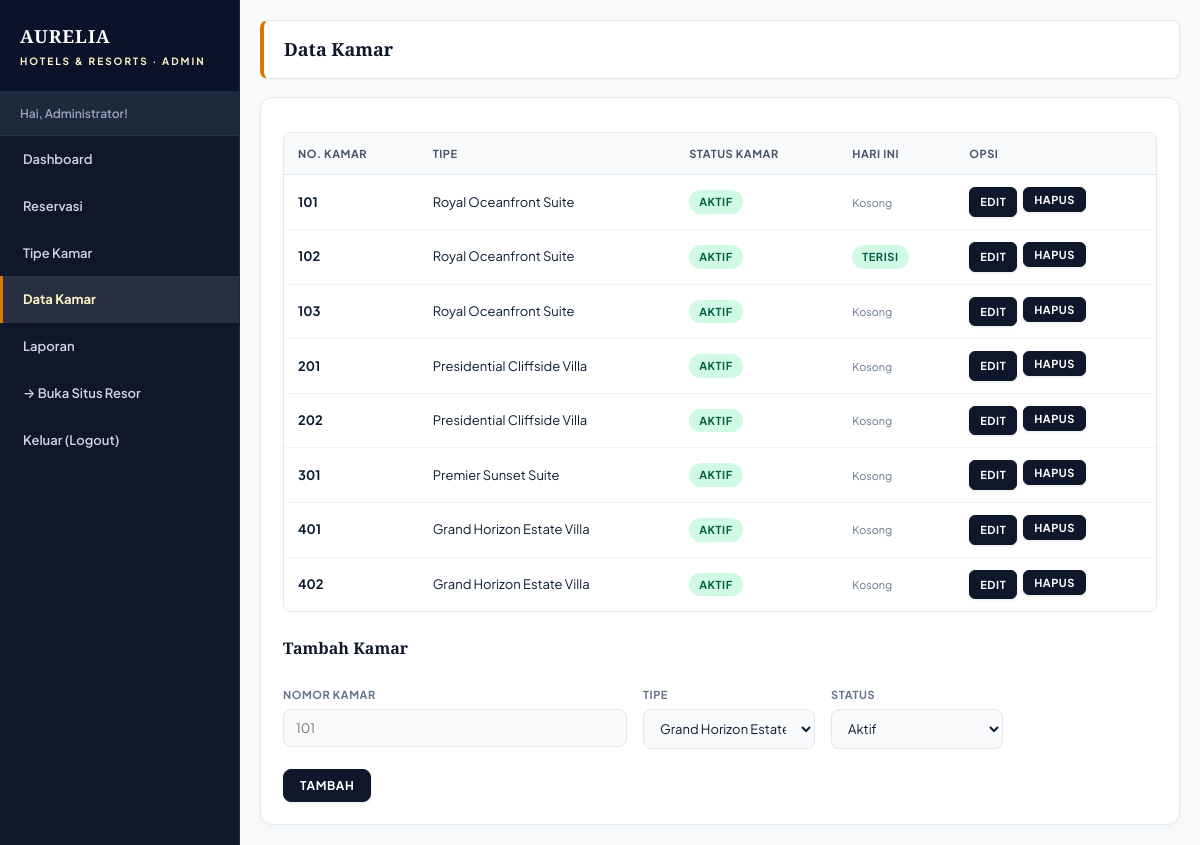
/admin/index.php?p=kamar (signed in), run on the app's committed database.
### tables this page shows
CREATE TABLE `kamar` (
  `idkamar` int(11) NOT NULL AUTO_INCREMENT,
  `nomor_kamar` varchar(10) NOT NULL,
  `idtipe` int(11) NOT NULL,
  `status` enum('Aktif','Perbaikan') NOT NULL DEFAULT 'Aktif',
  PRIMARY KEY (`idkamar`),
  UNIQUE KEY `nomor_kamar` (`nomor_kamar`),
  KEY `idtipe` (`idtipe`),
  CONSTRAINT `kamar_ibfk_1` FOREIGN KEY (`idtipe`) REFERENCES `tipe_kamar` (`idtipe`)
);

CREATE TABLE `tipe_kamar` (
  `idtipe` int(11) NOT NULL AUTO_INCREMENT,
  `nama_tipe` varchar(50) NOT NULL,
  `deskripsi` text DEFAULT NULL,
  `harga_malam` int(11) NOT NULL,
  `kapasitas` int(11) NOT NULL,
  `foto` varchar(255) NOT NULL DEFAULT '-',
  PRIMARY KEY (`idtipe`)
);

### admin/kamar.php (the view, shortened to what this page needs)
<?php
$hasil = mysqli_query($db,
    "SELECT k.*, t.nama_tipe,
        EXISTS (SELECT 1 FROM reservasi r WHERE r.idkamar = k.idkamar AND r.status = 'Check-in') AS terisi
     FROM kamar k JOIN tipe_kamar t ON t.idtipe = k.idtipe
     ORDER BY k.nomor_kamar");
$daftar_tipe = mysqli_fetch_all(mysqli_query($db, "SELECT idtipe, nama_tipe FROM tipe_kamar ORDER BY nama_tipe"), MYSQLI_ASSOC);
?>
<div id="label-page"><h3>Data Kamar</h3></div>
<div id="content">
    <table class="tabel">
        <tr><th>No. Kamar</th><th>Tipe</th><th>Status Kamar</th><th>Hari Ini</th><th>Opsi</th></tr>
        <?php if (mysqli_num_rows($hasil) === 0): ?>
            <tr><td colspan="5">Belum ada kamar.</td></tr>
        <?php else: while ($k = mysqli_fetch_assoc($hasil)): ?>
            <tr>
                <td><b><?= e($k['nomor_kamar']) ?></b></td>
                <td><?= e($k['nama_tipe']) ?></td>
                <td><?= badge_status($k['status']) ?></td>
                <td><?= $k['terisi'] ? '<span class="badge badge-lunas">Terisi</span>' : '<small>Kosong</small>' ?></td>
                <td>
                    <div class="opsi">
                        <a href="index.php?p=kamar-edit&id=<?= (int)$k['idkamar'] ?>" class="tombol tombol-kecil">Edit</a>
                        <form method="post" action="kamar-hapus.php" class="inline" onsubmit="return confirm('Yakin hapus kamar ini?')">
                            <button type="submit" class="tombol tombol-kecil">Hapus</button>
                        </form>
                    </div>
                </td>
            </tr>
        <?php endwhile; endif; ?>
    </table>
    <h3 class="sub-judul">Tambah Kamar</h3>
    <?php if (!$daftar_tipe): ?>
        <p class="pesan-error">Buat tipe kamar terlebih dahulu di menu Tipe Kamar.</p>
    <?php else: ?>
        <form action="kamar-input-proses.php" method="post" class="form-isian">
            <div class="tiga-kolom">
                <div><label>Nomor Kamar</label><input type="text" name="nomor_kamar" required maxlength="10" placeholder="101"></div>
                <div><label>Tipe</label>
                    <select name="idtipe">
                        <?php foreach ($daftar_tipe as $t): ?>
                            <option value="<?= (int)$t['idtipe'] ?>"><?= e($t['nama_tipe']) ?></option>
                        <?php endforeach; ?>
                    </select>
                </div>
                <div><label>Status</label>
                    <select name="status"><option value="Aktif">Aktif</option><option value="Perbaikan">Perbaikan</option></select>
                </div>
            </div>
            <div class="aksi-form"><input type="submit" name="simpan" value="Tambah" class="tombol"></div>
        </form>
    <?php endif; ?>
</div>

### fungsi.php (shortened to what this page needs)
<?php
function e($teks)
{
    return htmlspecialchars((string)$teks, ENT_QUOTES, 'UTF-8');
}
function badge_status($status)
{
    $kelas = [
        'Menunggu'     => 'badge-menunggu',
        'Dikonfirmasi' => 'badge-info',
        'Check-in'     => 'badge-lunas',
        'Aktif'        => 'badge-lunas',
        'Check-out'    => 'badge-abu',
        'Batal'        => 'badge-batal',
        'Perbaikan'    => 'badge-menunggu',
    ];
    return '<span class="badge ' . ($kelas[$status] ?? '') . '">' . e($status) . '</span>';
}

### style.css (style rules this page uses)
:root { --primary: #0F172A; --primary-light: #1E293B; --gold: #B45309; --gold-light: #FEF3C7; --gold-amber: #D97706; --surface-linen: #FDFCFB; --surface-sand: #F8FAFC; --surface-subtle:#F1F5F9; --border: #E2E8F0; --teks: #0B1C30; --teks-lembut: #64748B; --putih: #ffffff; --bayangan: 0 10px 25px -5px rgba(15, 23, 42, 0.08), 0 8px 10px -6px rgba(15, 23, 42, 0.04); }
* { margin: 0; padding: 0; box-sizing: border-box; }
body { font-family: 'Plus Jakarta Sans', -apple-system, BlinkMacSystemFont, 'Segoe UI', Roboto, sans-serif; font-size: 14px; color: var(--teks); background-color: var(--surface-sand); line-height: 1.6; }
h1, h2, h3, h4, .font-playfair { font-family: 'Playfair Display', Georgia, serif; }
a { color: var(--gold-amber); text-decoration: none; transition: color 0.15s; }
.tombol { display: inline-flex; align-items: center; justify-content: center; gap: 6px; padding: 8px 16px; font-family: inherit; font-size: 12px; font-weight: 700; text-transform: uppercase; letter-spacing: 0.05em; color: var(--putih); background-color: var(--primary); border: 1px solid var(--primary); border-radius: 8px; text-decoration: none; cursor: pointer; transition: all 0.2s ease; box-shadow: 0 1px 3px rgba(0,0,0,0.1); }
.tombol-kecil { padding: 5px 10px; font-size: 11px; border-radius: 6px; }
.inline { display: inline; }
small { color: var(--teks-lembut); }
label { display: block; margin: 14px 0 6px; font-size: 11px; font-weight: 700; text-transform: uppercase; letter-spacing: 0.05em; color: var(--teks-lembut); }
input[type=text], input[type=email], input[type=password], input[type=number], input[type=date], input[type=time], input[type=tel], select, textarea { width: 100%; padding: 10px 12px; font-family: inherit; font-size: 13px; color: var(--teks); background: var(--surface-sand); border: 1px solid var(--border); border-radius: 8px; transition: all 0.2s; }
.badge { display: inline-flex; align-items: center; padding: 3px 10px; border-radius: 9999px; font-size: 11px; font-weight: 700; text-transform: uppercase; letter-spacing: 0.05em; }
.badge-lunas { background: #D1FAE5; color: #065F46; }
.tabel { width: 100%; border-collapse: separate; border-spacing: 0; margin: 12px 0; border: 1px solid var(--border); border-radius: 8px; overflow: hidden; }
.tabel th { background: #F8FAFC; color: #475569; font-size: 11px; font-weight: 700; text-transform: uppercase; letter-spacing: 0.05em; text-align: left; padding: 12px 14px; border-bottom: 1px solid var(--border); }
.tabel td { padding: 12px 14px; border-bottom: 1px solid #F1F5F9; vertical-align: middle; background: var(--putih); font-size: 13px; }
.tabel tr:last-child td { border-bottom: none; }
#label-page { margin-bottom: 18px; padding: 14px 20px; background: var(--putih); border: 1px solid var(--border); border-left: 4px solid var(--gold-amber); border-radius: 8px; box-shadow: 0 1px 3px rgba(0,0,0,0.04); }
#label-page h3 { color: var(--primary); font-family: 'Playfair Display', serif; font-size: 18px; font-weight: 700; }
#content { padding: 22px; background: var(--putih); border: 1px solid var(--border); border-radius: 12px; box-shadow: 0 2px 6px rgba(0,0,0,0.03); overflow-x: auto; }
.sub-judul { margin: 24px 0 10px; color: var(--primary); font-family: 'Playfair Display', serif; font-size: 16px; font-weight: 700; }
.opsi { display: flex; gap: 6px; flex-wrap: wrap; }
.form-isian { max-width: 720px; }
.tiga-kolom { display: grid; grid-template-columns: 2fr 1fr 1fr; gap: 16px; }
.aksi-form { margin-top: 20px; display: flex; gap: 10px; }

### data on the page
kamar: nomor_kamar "101", idtipe.nama_tipe "Royal Oceanfront Suite", status "AKTIF", shows "Kosong"
kamar: nomor_kamar "102", idtipe.nama_tipe "Royal Oceanfront Suite", status "AKTIF", shows "TERISI"
kamar: nomor_kamar "103", idtipe.nama_tipe "Royal Oceanfront Suite", status "AKTIF", shows "Kosong"
kamar: nomor_kamar "201", idtipe.nama_tipe "Presidential Cliffside Villa", status "AKTIF", shows "Kosong"
kamar: nomor_kamar "202", idtipe.nama_tipe "Presidential Cliffside Villa", status "AKTIF", shows "Kosong"
kamar: nomor_kamar "301", idtipe.nama_tipe "Premier Sunset Suite", status "AKTIF", shows "Kosong"
kamar: nomor_kamar "401", idtipe.nama_tipe "Grand Horizon Estate Villa", status "AKTIF", shows "Kosong"
kamar: nomor_kamar "402", idtipe.nama_tipe "Grand Horizon Estate Villa", status "AKTIF", shows "Kosong"

### other printed values
$_SESSION['sesi'] "Administrator"
$label "Dashboard"
$label "Reservasi"
$label "Tipe Kamar"
$label "Data Kamar"
$label "Laporan"
form field idtipe "Grand Horizon Estate Villa"
